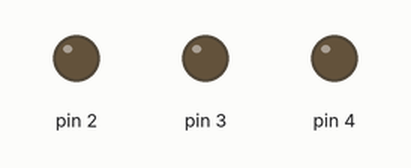
This sketch was run on a simulated Arduino Uno, built with avr-gcc and run on an emulated ATmega328P. On the bench: output pins drawn as LEDs (lit = HIGH).

Above: at 1.0 s.
At 3.0 s:
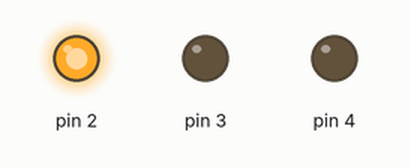
At 5.0 s:
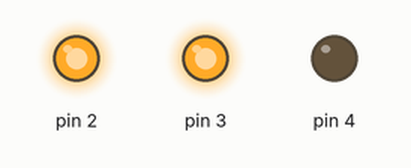
At 6.5 s:
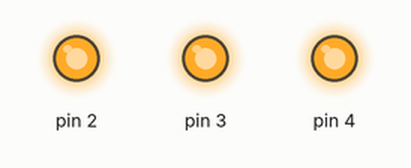
Timing chart, 0 to 7.8 s (numbered marks = the images above):
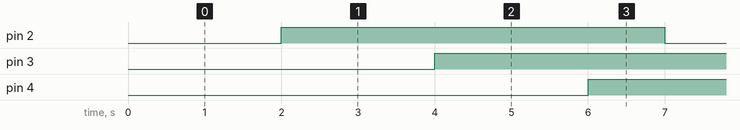

The sketch:

leds.ino
```cpp
void setup() {
pinMode(2,OUTPUT);
pinMode(3,OUTPUT);
pinMode(4,OUTPUT);
}

void loop() {
  delay(1000);
  digitalWrite(2,LOW);
  delay(1000);
  digitalWrite(2,HIGH);
  delay(1000);
  digitalWrite(3,LOW);
  delay(1000);
  digitalWrite(3,HIGH);
  delay(1000);
  digitalWrite(4,LOW);
  delay(1000);
  digitalWrite(4,HIGH);
}
```

Measured:
- by itself, pin 2–4: alternates HIGH for 5.0 s and LOW for 1.0 s
